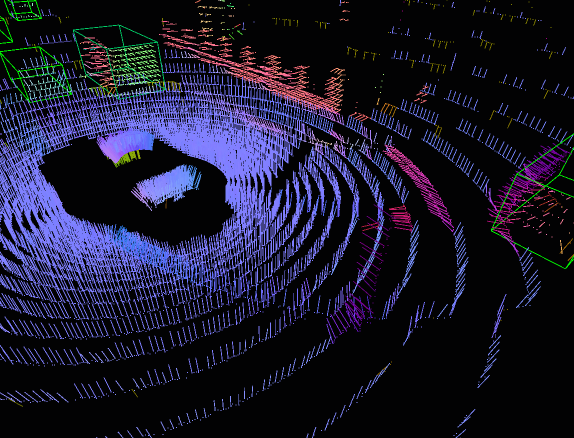
#> input picture figures/data/normal_screenshots/Town02__009669.png, 1148 x 876 px (shown at 1/2 size); its folder holds 4 pictures in this run
$ python fig13_normals_grid.py
#> lines starting #> are read from the running program, lines starting #| are printed output that depends on the picture
### figures/paper_style.py
"""Shared matplotlib style for the GeoPillars paper"""

import os.path as osp

import matplotlib as mpl
from matplotlib import font_manager

COLUMN_W = 252 / 72.27  # in
TEXT_W = 516 / 72.27  # in

RUN_STYLE = {
    "A": dict(
        run="geo_pillars_h100_intensity",
        label="GeoPillars",
        color="#E63946",
        ls="-",
        marker="o",
    ),
    "F": dict(
        run="centerpoint_osf1_ablation",
        label="CP OSF=1",
        color="#1D3557",
        ls=(0, (4.0, 1.6)),
        marker="s",
    ),
    "C": dict(
        run="centerpoint_h100_intensity_original",
        label="CP native",
        color="#457B9D",
        ls=(0, (6.0, 1.6, 1.2, 1.6)),
        marker="^",
    ),
    "D": dict(
        run="centerpoint_h100_intensity",
        label="CP OSF=4 (budget)",
        color="#2A9D8F",
        ls=(0, (1.2, 1.4)),
        marker="v",
    ),
    "G": dict(
        run="centerpoint_geopillar_encoder_replk_distributed",
        label="CP + encoder + RepLK (no NGFM)",
        short="CP + enc. + RepLK",
        color="#E9C46A",
        ls=(0, (3.0, 1.2, 1.0, 1.2, 1.0, 1.2)),
        marker="D",
    ),
    # intensity ablations
    "B": dict(
        run="geo_pillars_h100_nointensity_final",
        label="GeoPillars, no intensity",
        short="GeoPillars, xyz",
        color="#F0969D",
        ls=(0, (2.0, 1.2)),
        marker="o",
        hollow=True,
    ),
    "E": dict(
        run="centerpoint_h100_no_intensity",
        label="CP OSF=4, no intensity",
        short="CP OSF=4, xyz",
        color="#88CBC2",
        ls=(0, (2.0, 1.2)),
        marker="v",
        hollow=True,
    ),
}
GOLD = RUN_STYLE["G"]["color"]

INK = "#1a1a1a"
INK_MUTED = "#5c5c5c"
GRID = "#e3e3e3"
GT_COLOR = "#1a1a1a"
POINTS_COLOR = "#9a9a9a"

_LIBERATION = "/usr/share/fonts/truetype/liberation"


def apply():
    for name in ("Regular", "Bold", "Italic", "BoldItalic"):
        path = osp.join(_LIBERATION, f"LiberationSerif-{name}.ttf")
        if osp.isfile(path):
            font_manager.fontManager.addfont(path)
    mpl.rcParams.update(
        {
            "font.family": "serif",
            "font.serif": [
                "Liberation Serif",
                "Times New Roman",
                "Times",
                "DejaVu Serif",
            ],
            "mathtext.fontset": "custom",
            "mathtext.rm": "Liberation Serif",
            "mathtext.it": "Liberation Serif:italic",
            "font.size": 8,
            "axes.titlesize": 8,
            "axes.labelsize": 8,
            "xtick.labelsize": 7,
            "ytick.labelsize": 7,
            "legend.fontsize": 7,
            "text.color": INK,
            "axes.labelcolor": INK,
            "axes.edgecolor": INK_MUTED,
            "axes.linewidth": 0.5,
            "xtick.color": INK_MUTED,
            "ytick.color": INK_MUTED,
            "xtick.major.width": 0.5,
            "ytick.major.width": 0.5,
            "xtick.major.size": 2.5,
            "ytick.major.size": 2.5,
            "axes.grid": True,
            "grid.color": GRID,
            "grid.linewidth": 0.4,
            "grid.linestyle": "-",
            "axes.axisbelow": True,
            "lines.solid_capstyle": "round",
            "lines.dash_capstyle": "round",
            "lines.solid_joinstyle": "round",
            "legend.frameon": False,
            "pdf.fonttype": 42,
            "ps.fonttype": 42,
            "savefig.dpi": 600,
            "figure.dpi": 150,
        }
    )


def short(letter):
    st = RUN_STYLE[letter]
    return st.get("short", st["label"])


def despine(ax):
    for side in ("top", "right"):
        ax.spines[side].set_visible(False)


def save(fig, stem):
    """Write <figures>/<stem>.pdf (vector, fonts embedded) and a 450 dpi .png preview.

    Blank rows top and bottom are cropped first: the paper includes these at
    ``width=\\columnwidth``, so canvas left empty by ``subplots_adjust`` becomes
    blank page space right where a float's own separation already is.
    """
    out = osp.join(osp.dirname(osp.abspath(__file__)), stem)
    bbox = _tight_rows(fig)
    for ext, kw in ((".pdf", {}), (".png", dict(dpi=450))):
        fig.savefig(out + ext, bbox_inches=bbox, **kw)
    print(f"wrote {out}.pdf / .png")


def _tight_rows(fig, pad=0.01):
    """Bounding box cropped top and bottom only, keeping the canvas width.

    The paper includes these at ``width=\\columnwidth``, so cropping *sideways*
    is counterproductive: it scales the content up to fill the column and the
    figure gets taller. Cropping only the blank rows lowers the aspect ratio,
    which is what actually hands vertical space back to the text.
    """
    from matplotlib.transforms import Bbox

    try:
        fig.canvas.draw()
        tb = fig.get_tightbbox(fig.canvas.get_renderer())
    except Exception:  # backend without a live renderer
        return "tight"
    w, h = fig.get_figwidth(), fig.get_figheight()
    return Bbox.from_extents(
        min(tb.x0, 0.0), max(tb.y0 - pad, 0.0), max(tb.x1, w), min(tb.y1 + pad, h)
    )


# [51 lines left out: functions spread, run_line, not called in this run]

### figures/fig13_normals_grid.py
#!/usr/bin/env python3
"""Fig. 13: 2x2 grid of CARLA scans with their precomputed surface normals."""

import argparse
import glob
import os.path as osp
import re
import sys

import matplotlib.pyplot as plt
import numpy as np
from PIL import Image

HERE = osp.dirname(osp.abspath(__file__))
sys.path.insert(0, HERE)
import paper_style as ps

DEFAULT_IMAGES = sorted(
    glob.glob(osp.join(HERE, "data", "normal_screenshots", "*.png"))
)


def load(path, bg_rgb):
    """RGB array with the viewer's flat background colour replaced by `bg_rgb`."""
#> called with bg_rgb = (255, 255, 255)
    a = np.asarray(Image.open(path).convert("RGB")).copy()
#> a is the input picture: shape (876, 1148, 3); mean R, G, B 25.8, 24.9, 44.8
    colors, counts = np.unique(a.reshape(-1, 3), axis=0, return_counts=True)
#> counts = 3823 values, max 820602 at index 2, min 1 at index 12, mean 263.1
    bg = colors[counts.argmax()]
#> bg = [2, 2, 3]
    a[(a == bg).all(axis=2)] = bg_rgb
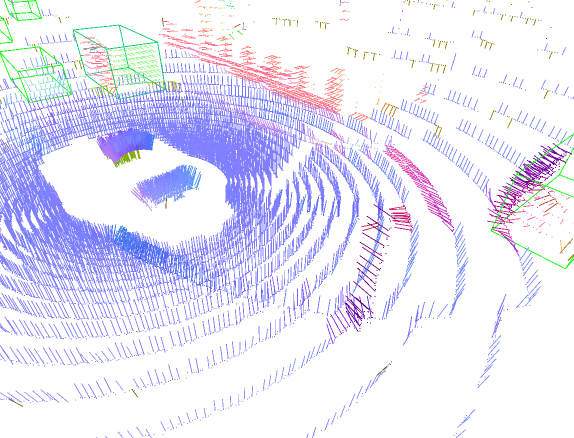
#> a: shape (876, 1148, 3) (shown at 1/2 size); mean R, G, B 232.3, 231.3, 250.4
    return a


VARIANTS = {
    "": ((255, 255, 255), "white", None, "#bbbbbb"),
    "_dark": ((13, 13, 18), "#0d0d12", "#e6e6e6", "#44444c"),
}


def town_label(path):
    """'Town10HD_Opt__023591_1.png' -> 'Town10HD'."""
    return re.sub(r"_Opt$", "", osp.basename(path).split("__")[0])


def main():
    ap = argparse.ArgumentParser(
        description=__doc__, formatter_class=argparse.RawDescriptionHelpFormatter
    )
    ap.add_argument(
        "--images",
        nargs=4,
        default=DEFAULT_IMAGES,
        help="four screenshots, row-major order",
    )
    args = ap.parse_args()
    if len(args.images) != 4:
        raise SystemExit(f"need 4 images, found {len(args.images)}")

    ps.apply()
    for suffix, style in VARIANTS.items():
        render(args.images, suffix, *style)


def render(paths, suffix, bg_rgb, page, ink, border):
    imgs = [load(p, bg_rgb) for p in paths]
#> call 2 of load, with bg_rgb = (255, 255, 255)
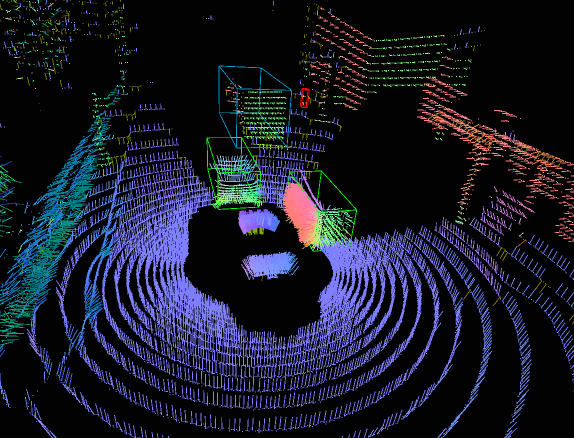
#> input picture figures/data/normal_screenshots/Town03__062100_1.png, 1148 x 876 px (shown at 1/2 size)
#> in load, a is the input picture: shape (876, 1148, 3); mean R, G, B 23.1, 25.9, 40.3
#> in load (call 2), `colors, counts = np.unique(a.reshape(-1, 3), axis=0, return_counts=True)`: counts = 5344 values, max 828721 at index 225, min 1 at index 5, mean 188.2
#> in load (call 2), `a[(a == bg).all(axis=2)] = bg_rgb`:
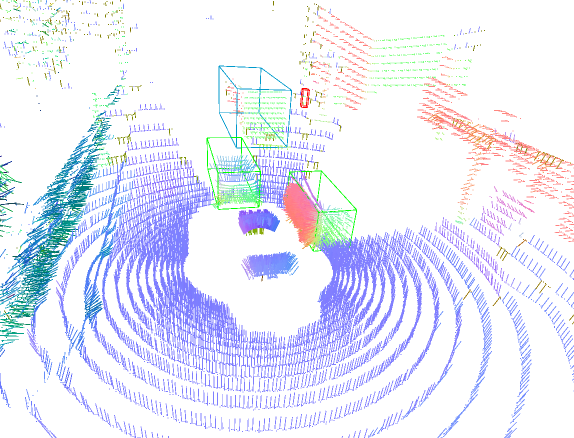
#> a: shape (876, 1148, 3) (shown at 1/2 size); mean R, G, B 231.6, 234.4, 247.9
#> call 3 of load, with bg_rgb = (255, 255, 255)
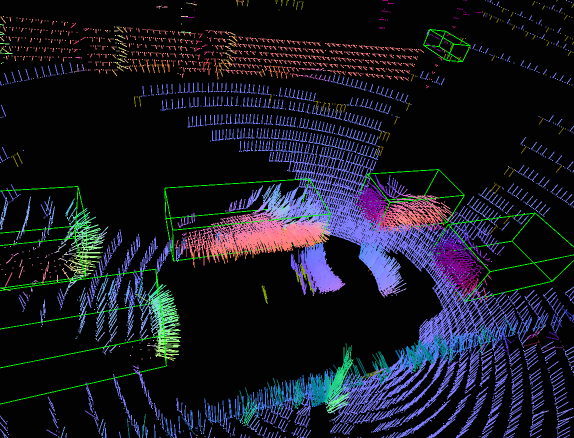
#> input picture figures/data/normal_screenshots/Town05__011538.png, 1148 x 876 px (shown at 1/2 size)
#> in load, a is the input picture: shape (876, 1148, 3); mean R, G, B 23.5, 24.8, 35.4
#> in load (call 3), `colors, counts = np.unique(a.reshape(-1, 3), axis=0, return_counts=True)`: counts = 5793 values, max 837660 at index 132, min 1 at index 4, mean 173.6
#> in load (call 3), `a[(a == bg).all(axis=2)] = bg_rgb`:
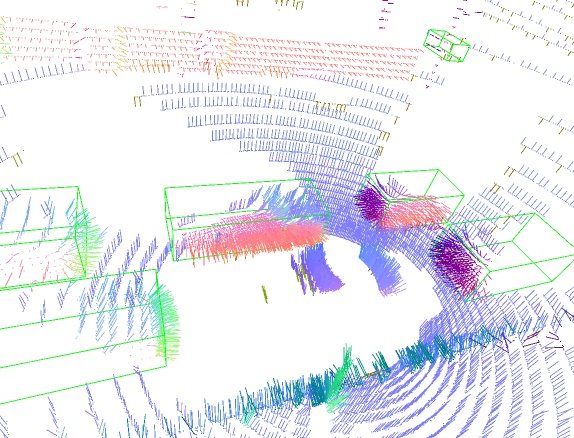
#> a: shape (876, 1148, 3) (shown at 1/2 size); mean R, G, B 234.2, 235.5, 245.3
#> call 4 of load, with bg_rgb = (255, 255, 255)
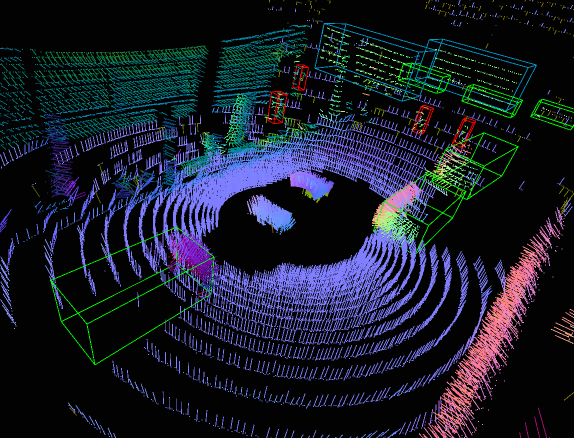
#> input picture figures/data/normal_screenshots/Town10HD_Opt__023591.png, 1148 x 876 px (shown at 1/2 size)
#> in load, a is the input picture: shape (876, 1148, 3); mean R, G, B 23.7, 28.3, 41.8
#> in load (call 4), `colors, counts = np.unique(a.reshape(-1, 3), axis=0, return_counts=True)`: counts = 6794 values, max 803314 at index 491, min 1 at index 18, mean 148
#> in load (call 4), `a[(a == bg).all(axis=2)] = bg_rgb`:
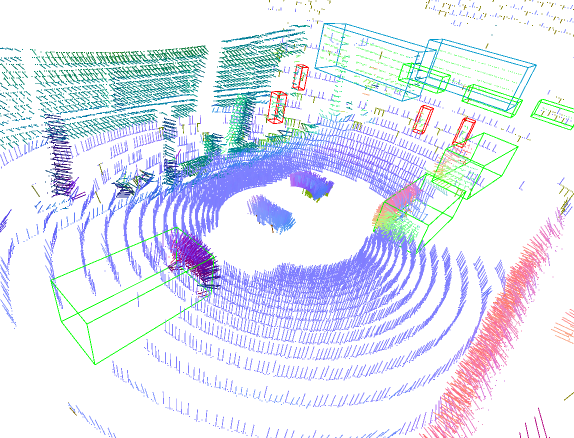
#> a: shape (876, 1148, 3) (shown at 1/2 size); mean R, G, B 225.8, 230.4, 243.1
#> imgs = 4 items
    h, w = imgs[0].shape[:2]
#> h = 876; w = 1148
    gap = 0.012
    label_h = 0.12
    panel_w = (ps.TEXT_W * (1 - gap)) / 2
    panel_h = panel_w * h / w
#> panel_h = 2.69
    fig_h = 2 * (panel_h + label_h) + 0.04
#> fig_h = 5.66
    fig = plt.figure(figsize=(ps.TEXT_W, fig_h), facecolor=page)

    for i, (img, path) in enumerate(zip(imgs, paths)):
        r, c = divmod(i, 2)
        x0 = c * (panel_w + gap * ps.TEXT_W) / ps.TEXT_W
        y0 = 1 - (r + 1) * (panel_h + label_h) / fig_h + label_h / fig_h
        ax = fig.add_axes([x0, y0, panel_w / ps.TEXT_W, panel_h / fig_h])
        ax.imshow(img, interpolation="none")
        ax.set_xticks([]), ax.set_yticks([])
        for s in ax.spines.values():
            s.set_linewidth(0.5)
            s.set_color(border)
        ax.text(
            0.5,
            -0.012,
            f'({"abcd"[i]}) {town_label(path)}',
            transform=ax.transAxes,
            ha="center",
            va="top",
            **({"color": ink} if ink else {}),
        )
#> this loop made 4 passes
#> (r, c, x0, y0) on passes 1 to 4: (0, 0, 0, 0.525), (0, 1, 0.506, 0.525), (1, 0, 0, 0.0283), (1, 1, 0.506, 0.0283)

    ps.save(fig, "fig13_normals_grid" + suffix)


if __name__ == "__main__":
    main()
